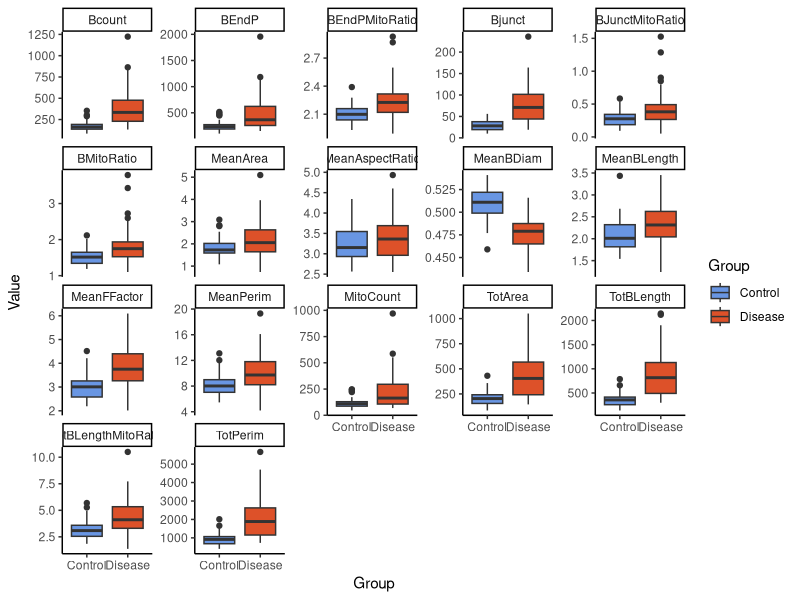
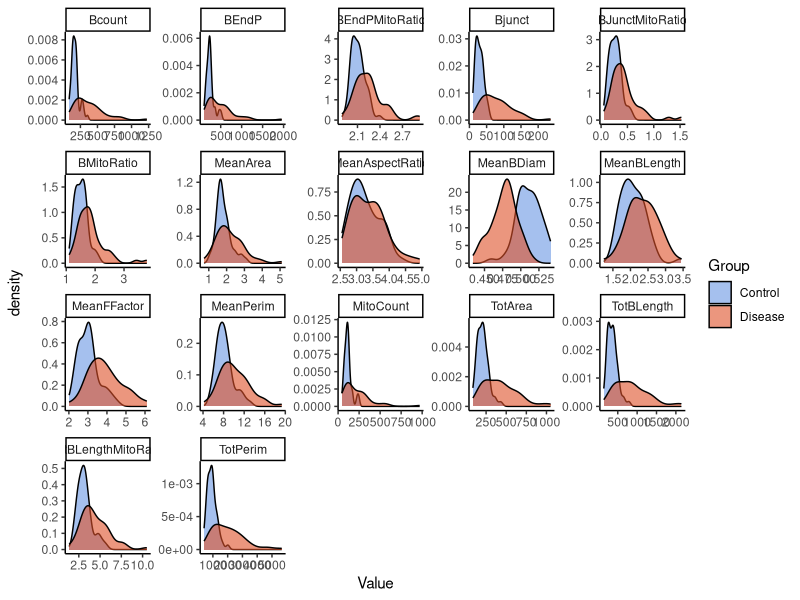
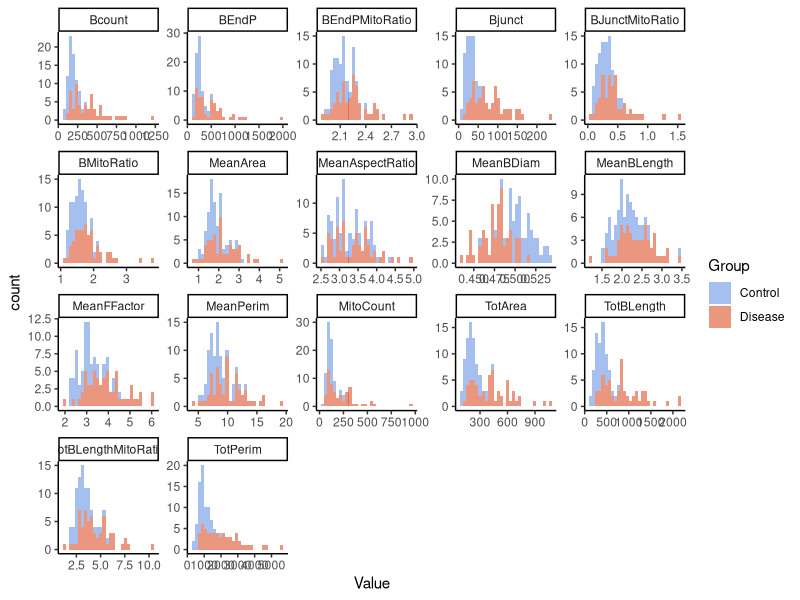
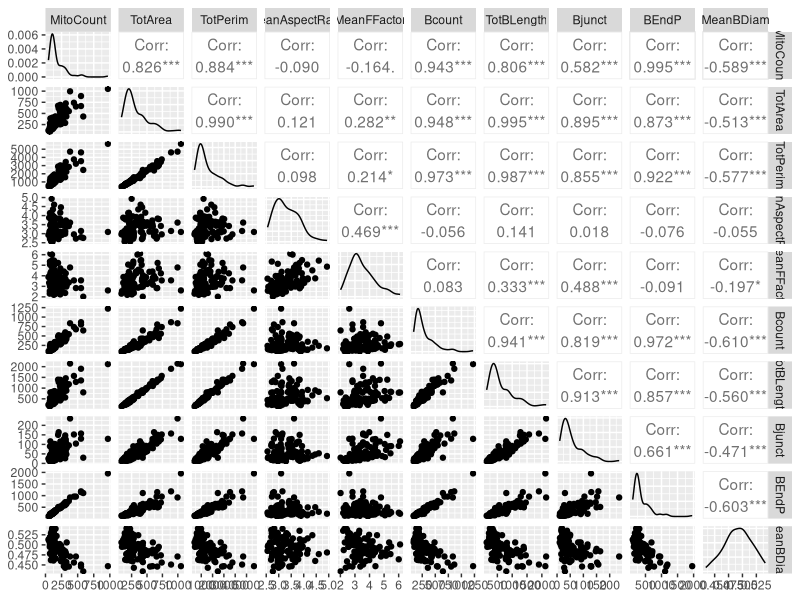
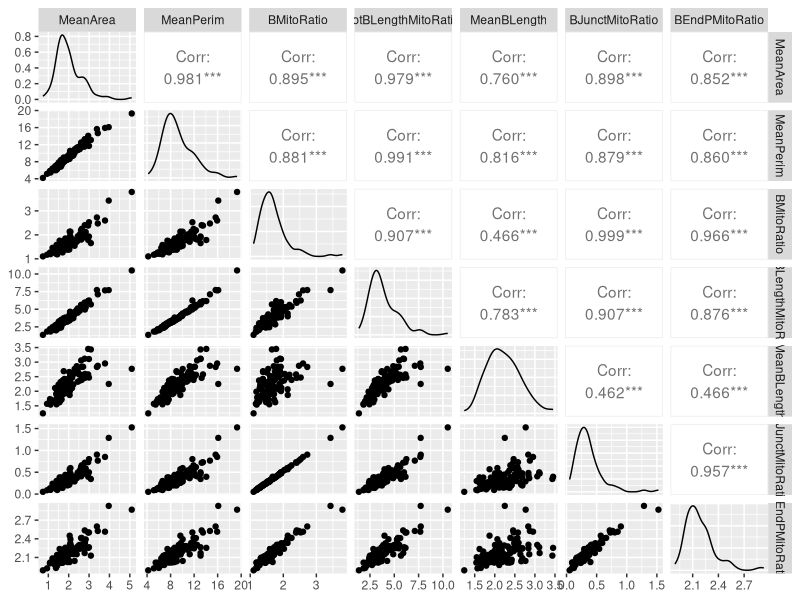
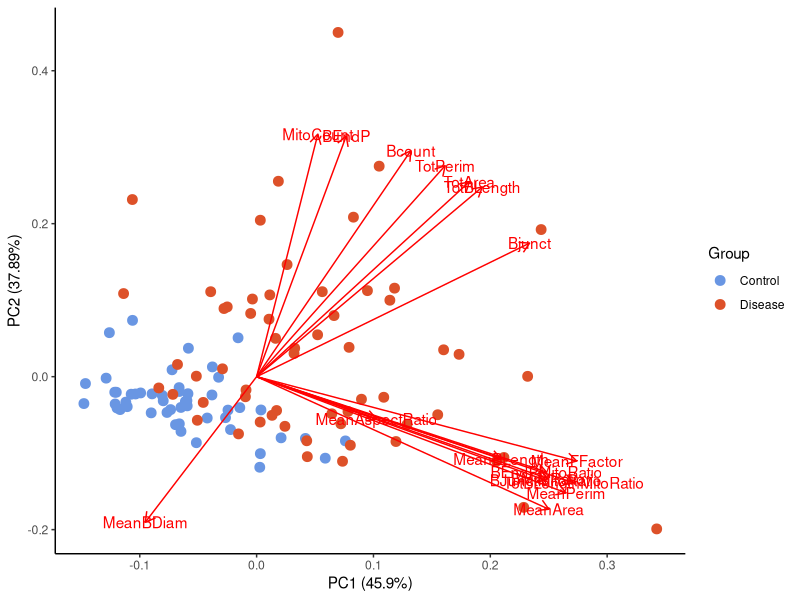
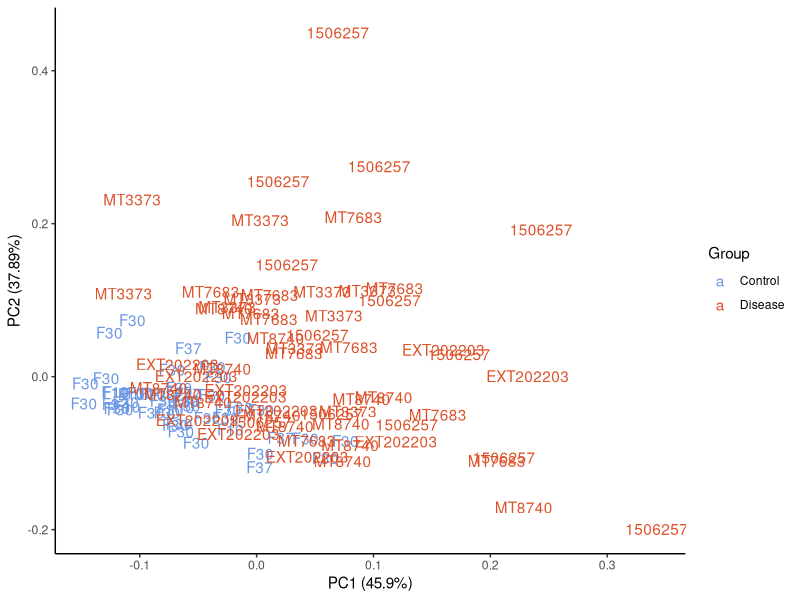
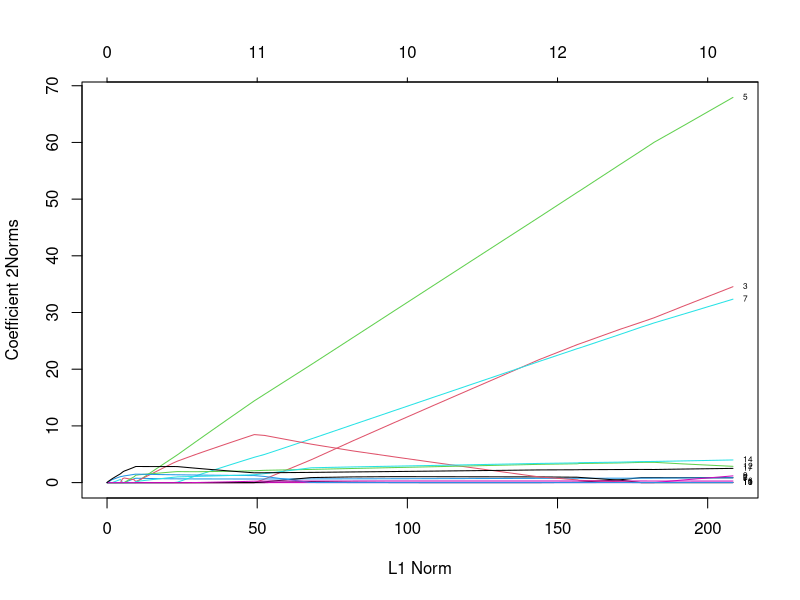

The R script that drew these images, in order: (Note: this script raises an error after producing the figures.)
## ---- chunk 1
library(here)
library(caret)
library(readxl)
library(ggfortify)
library(GGally)
library(glmnet)
library(tidyverse)
## ---- chunk 2
db <- read_excel(here("data/dataform.xlsx"))
db <- na.omit(db)

db$ID <- as.factor(db$ID) 
db$Group <- as.factor(db$Group) 
# cor(db[,-c(1,2)], method = "pearson")

# 
# db <- db %>%
#   pivot_longer(cols = -c(ID, Group), names_to = "Predictor", values_to = "Value") %>%
#   group_by(ID, Predictor) %>%
#   summarise( Mean = mean(Value)) %>%
#   pivot_wider(id_cols = ID, names_from = "Predictor", values_from = "Mean") %>%
#   mutate(Group = as.factor(ifelse(ID %in% c("20210604", "20210526", "20210409", "20210512", "20220215", "20220411"), "Control", "Disease"))) %>%
#   select(ID, Group, everything()) %>%
#   ungroup()


## ---- chunk 3
long_db <- db %>%
  pivot_longer(cols = -c(ID, Group), names_to = "Predictor", values_to = "Value")

# long_db %>%
#   ggplot(aes(x = ID, y = Value, fill = Group)) +
#   geom_boxplot() +
#   facet_wrap(~ Predictor, scales = "free_y") +
#   scale_fill_manual(values = c("#6996e3", "#dd5129")) +
#   theme_bw()

long_db %>%
  ggplot(aes(x = Group, y = Value, fill = Group)) +
  geom_boxplot() +
  facet_wrap(~ Predictor, scales = "free_y") +
  scale_fill_manual(values = c("#6996e3", "#dd5129", "#2b9b81")) +
  theme_classic()

long_db %>%
  ggplot(aes(x = Value, fill = Group)) +
  geom_density(alpha = 0.6) +
  facet_wrap(~ Predictor, scales = "free") +
  scale_fill_manual(values = c("#6996e3", "#dd5129", "#2b9b81")) +
  theme_classic()

long_db %>%
  ggplot(aes(x = Value, fill = Group)) +
  geom_histogram(alpha = 0.6) +
  facet_wrap(~ Predictor, scales = "free") +
  scale_fill_manual(values = c("#6996e3", "#dd5129", "#2b9b81")) +
  theme_classic()

# for (p in colnames(db[-c(1,2)])) {
#   df <- db[c("ID","Group",p)]
#   colnames(df) <- c("ID", "Group", "Predictor")
#   pl <- df %>%
#     ggplot(aes(sample = Predictor, color = Group)) +
#     geom_qq() +
#     geom_qq_line() +
#     scale_color_manual(values = c("#6996e3", "#dd5129")) +
#     theme_classic() +
#     ggtitle(p)
#   plot(pl)
# }

db %>%
  # filter(Group == "Control") %>%
  select(-c(ID, Group, MeanArea, MeanPerim, BMitoRatio, TotBLengthMitoRatio, MeanBLength, BJunctMitoRatio, BEndPMitoRatio)) %>%
  ggpairs() 

db %>%
  # filter(Group == "Control") %>%
  select(c(MeanArea, MeanPerim, BMitoRatio, TotBLengthMitoRatio, MeanBLength, BJunctMitoRatio, BEndPMitoRatio)) %>%
  ggpairs() 
## ---- chunk 4

pca_res <- prcomp(db[,-c(1,2)], scale. = TRUE)

# autoplot(pca_res, data = db, color = "ID", size = 3) +
#   theme_classic() 


autoplot(pca_res, data = db, color = "Group", size = 3, loadings = TRUE, loadings.label = TRUE) +
  theme_classic() + 
  scale_color_manual(values = c("#6996e3", "#dd5129", "#2b9b81"))

autoplot(pca_res, data = db, color = "Group", label = TRUE, shape = FALSE, label.label = "ID") +
  theme_classic() + 
  scale_color_manual(values = c("#6996e3", "#dd5129", "#2b9b81"))
  

## ---- chunk 5
set.seed(2024)

db_ml <- db

# db_ml <- db %>%
#   select(-c(MeanArea, MeanPerim, BMitoRatio, TotBLengthMitoRatio, MeanBLength, BJunctMitoRatio, BEndPMitoRatio))

# db_ml <- db %>%
#   select(-c(MeanArea, MeanPerim, BMitoRatio, TotBLengthMitoRatio, MeanBLength, BJunctMitoRatio, BEndPMitoRatio))

# trnIndex <- createDataPartition(db_ml$ID, p = 0.7, list = FALSE)

trnIndex <- createDataPartition(db_ml$Group, p = 0.7, list = FALSE)

trn <- db_ml[trnIndex,]
tst <- db_ml[-trnIndex,]

trn[-c(1,2)] <- scale(log2(trn[-c(1,2)]))
tst[-c(1,2)] <- scale(log2(tst[-c(1,2)]))
## ---- chunk 6

set.seed(2024)

lasso_multinomial <- cv.glmnet(as.matrix(trn[-c(1,2)]), trn$Group, family = "multinomial", maxit = 1000000)

plot(lasso_multinomial$glmnet.fit, xvar = "norm", label = TRUE, type.coef = "2norm")

pred_lasso_multinomial <- data.frame(predict(lasso_multinomial$glmnet.fit, newx = as.matrix(trn[-c(1,2)]), s = lasso_multinomial$lambda.1se, type = "class"))

confusionMatrix(as.factor(pred_lasso_multinomial[,1]), trn$Group, positive = "DNML1")

coefficients(lasso_multinomial)
## ---- chunk 7

set.seed(2024)


eln_multinomial <- cv.glmnet(as.matrix(trn[-c(1,2)]), trn$Group, family = "multinomial", alpha = 0.5)

plot(eln_multinomial$glmnet.fit, xvar = "norm", label = TRUE, type.coef = "2norm")

pred_eln_multinomial <- data.frame(predict(eln_multinomial$glmnet.fit, newx = as.matrix(trn[-c(1,2)]), s = eln_multinomial$lambda.1se, type = "class"))

confusionMatrix(as.factor(pred_eln_multinomial[,1]), trn$Group, positive = "DNML1")

coef(eln_multinomial)

## ---- chunk 8
set.seed(2024)

ridge_multinomial <- cv.glmnet(as.matrix(trn[-c(1,2)]), trn$Group, family = "multinomial", alpha = 0)
ridge_multinomial$lambda.1se

plot(ridge_multinomial$glmnet.fit, xvar = "norm", label = TRUE, type.coef = "2norm")

pred_ridge_multinomial <- data.frame(predict(ridge_multinomial$glmnet.fit, newx = as.matrix(trn[-c(1,2)]), s = ridge_multinomial$lambda.1se, type="class"))

confusionMatrix(as.factor(pred_ridge_multinomial[,1]), trn$Group, positive = "DNML1")

coef(ridge_multinomial)
## ---- chunk 9

set.seed(2024)

search_grid <- expand.grid(
  decay = seq(0, 0.2, by = 0.01)
)

train_control <- trainControl(method="repeatedcv", number=10, repeats=3)

multi_model <- train(Group ~ .,
                  data = trn[-1], 
                  method = "multinom",
                  tuneGrid = search_grid,
                  preProcess = c("pca"),
                  trControl = train_control,
                  trace = FALSE)

plot(multi_model)



pred_multi_model <- data.frame(Prediction = predict(multi_model, newx = as.matrix(trn[-c(1,2)]), type="raw"))

trn_class_res <- data.frame(ID = trn$ID, Prediction = pred_multi_model, Reference = trn$Group)

confusionMatrix(predict(multi_model), trn$Group, positive = "DNML1")
varImp(multi_model)

confint(multi_model$finalModel)
## ---- chunk 10
set.seed(2024)

search_grid <- expand.grid(
  mtry = seq(1, 10, by = 1)
)

rf_model <- train(Group ~ .,
                  data = trn[-1], 
                  method = "rf",
                  tuneGrid = search_grid,
                  trControl = trainControl(method = "oob"),
                  ntree = 10000)

confusionMatrix(predict(rf_model), trn$Group, positive = "DNML1")
plot(rf_model)


varImp(rf_model)
## ---- chunk 11
search_grid <- expand.grid(
  usekernel = c(TRUE, FALSE),
  laplace = c(TRUE, FALSE),
  adjust = seq(1, 5, by = 1)
)

train_control <- trainControl(method="repeatedcv", number=10, repeats=3)

nb_model <- train(Group ~ .,
                  data = trn[-1], 
                  method = "naive_bayes",
                  trControl = train_control, 
                  # preProcess = c("pca"),
                  tuneGrid = search_grid)

plot(nb_model)

pred_gnb <- predict(nb_model, as.matrix(trn[-c(1,2)]), type = "raw")

confusionMatrix(pred_gnb, trn$Group, positive = "DNM1L")

## ---- chunk 12
set.seed(2024)

library(e1071)
  
train_control <- trainControl(method="repeatedcv", number=10, repeats=3)

svm_model <-  train(Group ~ .,
                  data = trn[-1], 
                  preProcess = c("pca"),
                  trControl = train_control, 
                  method = "svmLinear3")
  


pred_svm <- predict(svm_model, as.matrix(trn[-c(1,2)]), type = "raw")
confusionMatrix(pred_svm, trn$Group, positive = "DNM1L")



# Extract the PCA model
preproc <- preProcess(trn[-1], method = c("pca"))

# Transform the original data
pca_transformed <- predict(preproc, trn[-1])
pca_transformed <- data.frame(pca_transformed, Group = trn$Group)

# Create a grid of points in the PCA-transformed space
x_min <- min(pca_transformed$PC1) - 1
x_max <- max(pca_transformed$PC1) + 1
y_min <- min(pca_transformed$PC2) - 1
y_max <- max(pca_transformed$PC2) + 1

# Generate grid points
grid <- expand.grid(PC1 = seq(x_min, x_max, length.out = 100),
                    PC2 = seq(y_min, y_max, length.out = 100))

# Inverse transform the grid to the original feature space
inverse_pca <- function(pca_model, pca_data, original_data) {
  center <- pca_model$mean
  scale <- pca_model$std
  rotation <- pca_model$rotation
  
  # Calculate the original data matrix
  original_matrix <- as.matrix(pca_data) %*% t(rotation[, 1:ncol(pca_data)])
  
  # Re-scale and re-center
  original_matrix <- sweep(original_matrix, 2, scale, `*`)
  original_matrix <- sweep(original_matrix, 2, center, `+`)
  
  return(as.data.frame(original_matrix))
}

# Get the original feature names (excluding 'Group')
original_feature_names <- names(trn)[-c(1,2)]

# Perform inverse PCA transformation on the grid
grid_original <- inverse_pca(preproc, grid, trn[original_feature_names])
colnames(grid_original) <- original_feature_names

# Predict on the original feature space
grid_original$Group <- predict(svm_model, grid_original, type = "raw")

# Plot the decision boundary
ggplot() +
  geom_point(data = pca_transformed, aes(x = PC1, y = PC2, color = Group), size = 2) +
  geom_tile(data = grid, aes(x = PC1, y = PC2, fill = grid_original$Group), alpha = 0.3) +
  labs(title = "SVM Decision Boundary with PCA",
       x = "Principal Component 1",
       y = "Principal Component 2") +
  theme_minimal()

confusionMatrix(pred_svm, trn$Group, positive = "DNM1L")

## ---- chunk 13


pred_lasso_multinomial_tst <- predict(svm_model, as.matrix(tst[-c(1,2)]), type = "raw")

confusionMatrix(pred_lasso_multinomial_tst, tst$Group, positive = "DNM1L")

# Extract the PCA model
preproc <- preProcess(tst[-c(1,2)], method = c("pca"))

# Transform the original data
pca_transformed <- predict(preproc, tst[-c(1,2)])
pca_transformed <- data.frame(pca_transformed, Group = tst$Group)

# Create a grid of points in the PCA-transformed space
x_min <- min(pca_transformed$PC1) - 1
x_max <- max(pca_transformed$PC1) + 1
y_min <- min(pca_transformed$PC2) - 1
y_max <- max(pca_transformed$PC2) + 1

# Generate grid points
grid <- expand.grid(PC1 = seq(x_min, x_max, length.out = 1000),
                    PC2 = seq(y_min, y_max, length.out = 1000))

# Inverse transform the grid to the original feature space
inverse_pca <- function(pca_model, pca_data, original_data) {
  center <- pca_model$mean
  scale <- pca_model$std
  rotation <- pca_model$rotation
  
  # Calculate the original data matrix
  original_matrix <- as.matrix(pca_data) %*% t(rotation[, 1:ncol(pca_data)])
  
  # Re-scale and re-center
  original_matrix <- sweep(original_matrix, 2, scale, `*`)
  original_matrix <- sweep(original_matrix, 2, center, `+`)
  
  return(as.data.frame(original_matrix))
}

# Get the original feature names (excluding 'Group')
original_feature_names <- names(tst)[-c(1,2)]

# Perform inverse PCA transformation on the grid
grid_original <- inverse_pca(preproc, grid, tst[original_feature_names])
colnames(grid_original) <- original_feature_names

# Predict on the original feature space
grid_original$Group <- predict(svm_model, grid_original, type = "raw")

# Plot the decision boundary
ggplot() +
  geom_point(data = pca_transformed, aes(x = PC1, y = PC2, color = Group), size = 2) +
  geom_tile(data = grid, aes(x = PC1, y = PC2, fill = grid_original$Group), alpha = 0.3) +
  labs(title = "SVM Decision Boundary with PCA",
       x = "Principal Component 1",
       y = "Principal Component 2") +
  theme_minimal()

confusionMatrix(pred_lasso_multinomial_tst, tst$Group, positive = "DNM1L")
